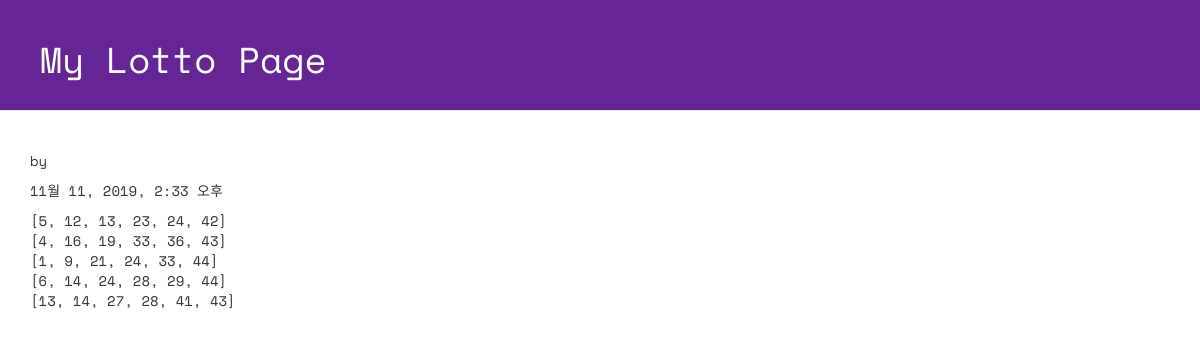
Screenshot of /lotto/2/detail with the database file from the repository.
### lotto/models.py (models this page shows, shortened)
class GuessNumbers(models.Model):
    name = models.CharField(max_length=24)
    text = models.CharField(max_length=255) # 로또 번호 리스트에 대한 설명
    lottos = models.CharField(max_length=255,
        default='[1, 2, 3, 4, 5, 6]') # 로또 번호들이 담길 str
    num_lotto = models.IntegerField(default=5) # 6개 번호 set의 갯수
    update_date = models.DateTimeField()

### lotto/views.py (the view)
# urls.py: path('lotto/<int:lottokey>/detail', views.detail, name='detail'), # 상세아이템에 식별자 적어줘야 함(primary key)
def detail(request, lottokey):
    lotto = GuessNumbers.objects.get(pk=lottokey)
    return render(request, 'lotto/detail.html', {'lotto':lotto})

### lotto/templates/lotto/detail.html (shortened to what this page needs)
<!DOCTYPE html>
{% load staticfiles %}
<html lang="ko">
<head>
  <link rel="stylesheet" href="//maxcdn.bootstrapcdn.com/bootstrap/3.2.0/css/bootstrap.min.css">
  <link rel="stylesheet" href="//maxcdn.bootstrapcdn.com/bootstrap/3.2.0/css/bootstrap-theme.min.css">
  <link rel="stylesheet" href="{% static 'css/lotto.css'%}">
</head>
<body>
  <div class="page-header">
  <h1>My Lotto Page</h1>
  </div>
  <div class="container lotto">
    <p> by {{ lotto.name }}</p>
    <p> {{ lotto.update_date }}</p>
    <p> {{ lotto.lottos | linebreaksbr }}</p>
  </div>
</body>
</html>

### lotto/static/css/lotto.css (style rules this page uses)
.page-header { background-color: #652596; margin-top: 0; padding: 20px 20px 20px 40px; font-family: 'Space Mono', monospace; }
.page-header h1 { color: #FFFFFF; }
.container { font-family: 'Space Mono', monospace; }

### rows the page displays
GuessNumbers: update_date "11월 11, 2019, 2:33 오후", lottos "[5, 12, 13, 23, 24, 42] [4, 16, 19, 33, 36, 43] [1, 9, 21, 24, 33, 44] [6, 14, 24, 28, 29, 44] [13, 14, 27, 28, 41, 43]"
